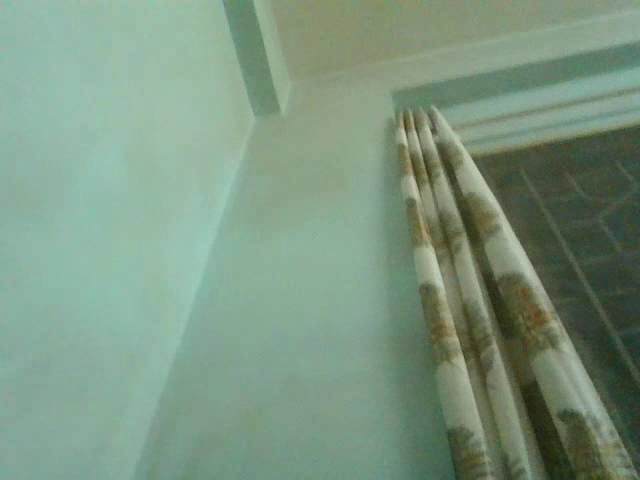
#> input picture frame 9 of Tasks_1/Saved_video.mp4, 640 x 480 px, given in place of the camera
$ python video_processing_task.py
#> lines starting #> are read from the running program, lines starting #| are printed output that depends on the picture
import cv2

# initializing video capture from webcam using OpenCV
video=cv2.VideoCapture(0)
width=video.get(3)
height=video.get(4)
saved_vid=cv2.VideoWriter('Saved_video.mp4',cv2.VideoWriter_fourcc(*'mp4v'),10,(int(width),int(height)))
while True:
    isTrue,frame=video.read()
#> frame is the input picture: shape (480, 640, 3); mean B, G, R 128.2, 149.3, 123.6
    #displaying live video stream from webcam.
    cv2.imshow('Video',frame)

    #converting each frame of video to grayscale and displaying it
    gray=cv2.cvtColor(frame,cv2.COLOR_BGR2GRAY)
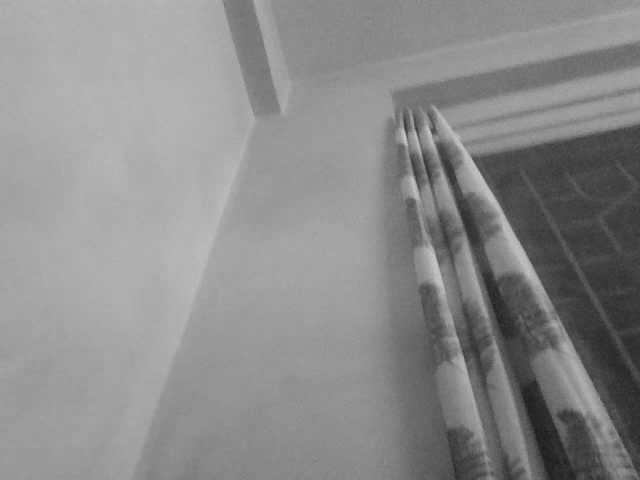
#> gray: shape (480, 640); min 26, max 200, mean 139.2
    cv2.imshow('Grayscale video',gray)

    #experimebting brightness and comtrast
    adj=cv2.convertScaleAbs(frame,alpha=1.7,beta=0.3)
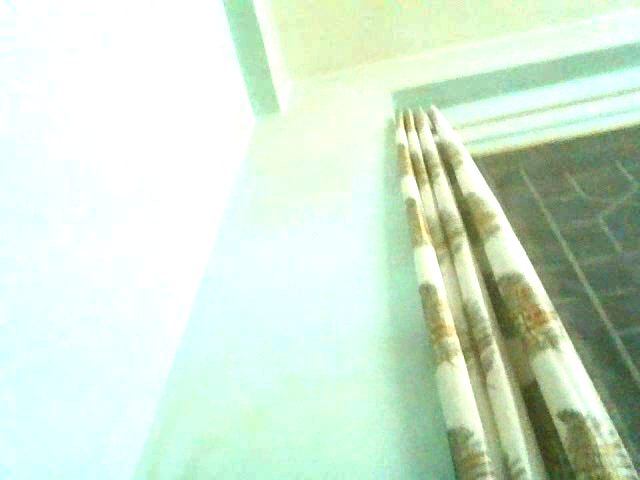
#> adj: shape (480, 640, 3); mean B, G, R 209.4, 229.3, 209.2
    cv2.imshow('Brightness adjusted',adj)

    #saving a snippet of the processed video aftetr adjusting contrast and brightness to a file
    saved_vid.write(frame)

    if cv2.waitKey(1) & 0xFF==ord('q'):
#> (key q is pressed here)
        break

video.release()
saved_vid.release()
cv2.destroyAllWindows()

$ run again, starting later in the video
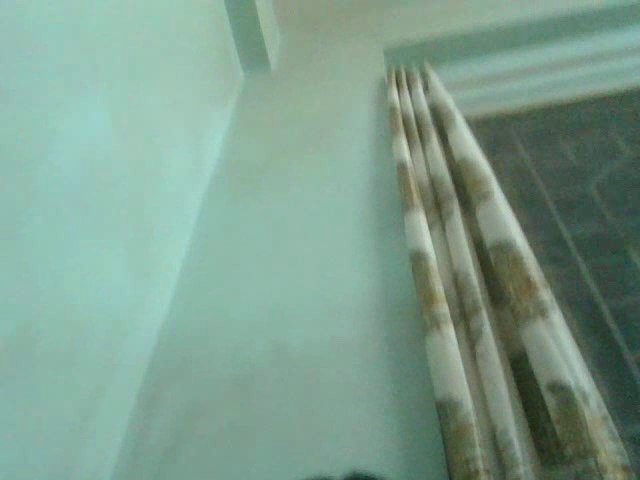
#> input picture frame 44 of Tasks_1/Saved_video.mp4, 640 x 480 px, given in place of the camera
#> frame is the input picture: shape (480, 640, 3); mean B, G, R 140.9, 156.9, 125.2
#> `gray=cv2.cvtColor(frame,cv2.COLOR_BGR2GRAY)`:
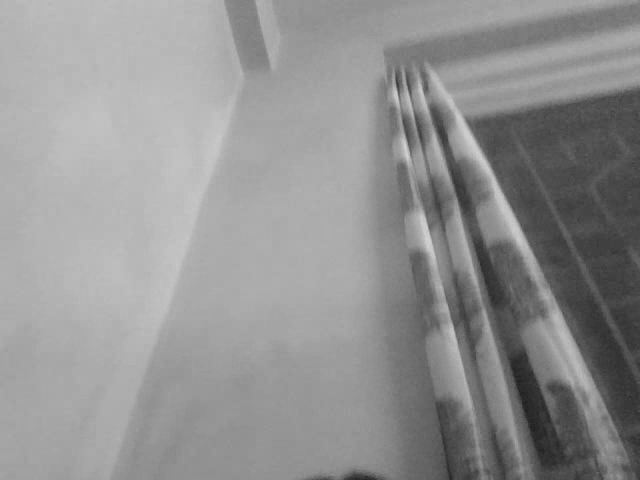
#> gray: shape (480, 640); min 31, max 213, mean 145.6
#> `adj=cv2.convertScaleAbs(frame,alpha=1.7,beta=0.3)`:
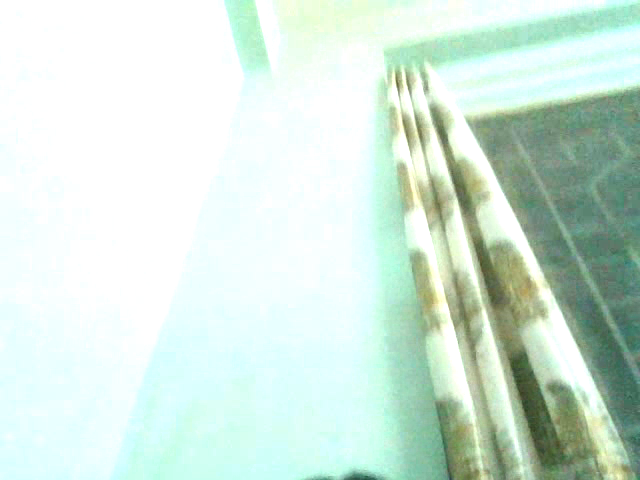
#> adj: shape (480, 640, 3); mean B, G, R 219.6, 230.9, 210.7

$ run again, starting later in the video
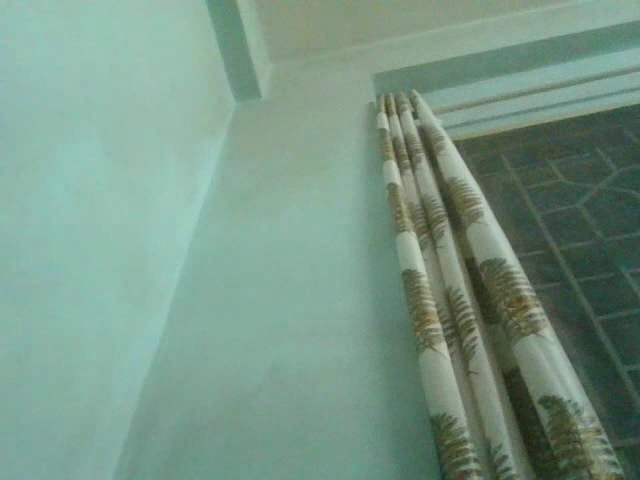
#> input picture frame 78 of Tasks_1/Saved_video.mp4, 640 x 480 px, given in place of the camera
#> frame is the input picture: shape (480, 640, 3); mean B, G, R 133.5, 149.6, 119.4
#> `gray=cv2.cvtColor(frame,cv2.COLOR_BGR2GRAY)`:
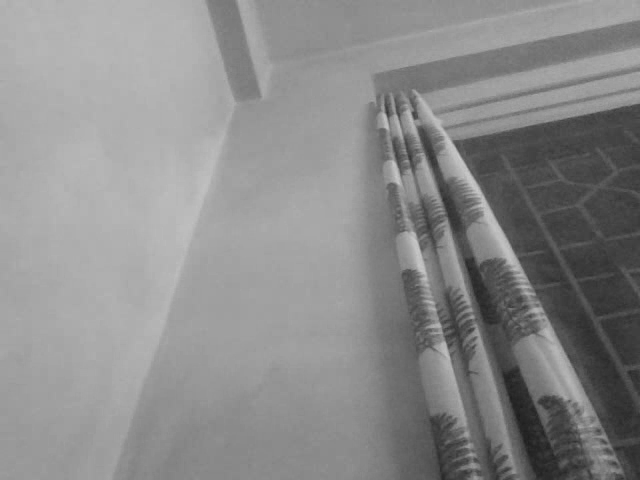
#> gray: shape (480, 640); min 26, max 205, mean 138.7
#> `adj=cv2.convertScaleAbs(frame,alpha=1.7,beta=0.3)`:
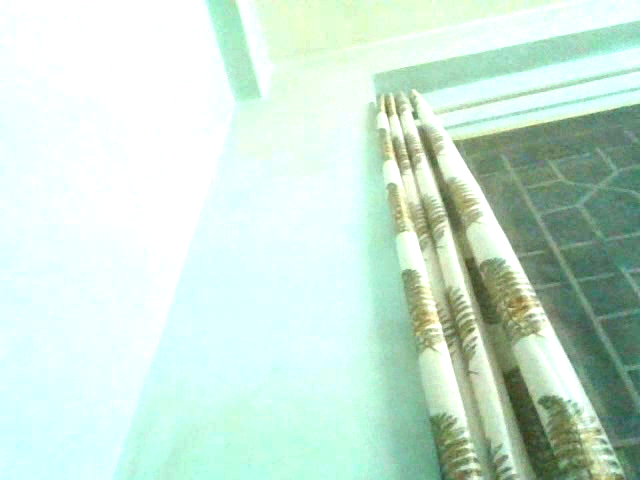
#> adj: shape (480, 640, 3); mean B, G, R 213.6, 227.3, 202.3
